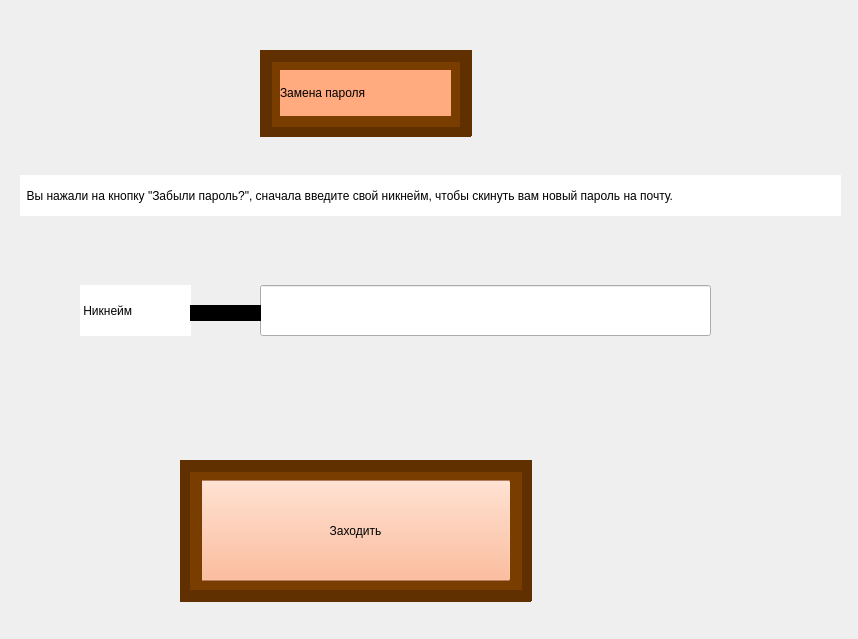
<?xml version="1.0" encoding="UTF-8"?>
<ui version="4.0">
 <class>Form</class>
 <widget class="QWidget" name="Form">
  <property name="geometry">
   <rect>
    <x>0</x>
    <y>0</y>
    <width>858</width>
    <height>639</height>
   </rect>
  </property>
  <property name="windowTitle">
   <string>Form</string>
  </property>
  <widget class="QLabel" name="label_95">
   <property name="geometry">
    <rect>
     <x>260</x>
     <y>125</y>
     <width>211</width>
     <height>12</height>
    </rect>
   </property>
   <property name="styleSheet">
    <string notr="true">background-color: rgb(97, 48, 0);</string>
   </property>
   <property name="text">
    <string/>
   </property>
  </widget>
  <widget class="QLabel" name="label_94">
   <property name="geometry">
    <rect>
     <x>270</x>
     <y>115</y>
     <width>191</width>
     <height>12</height>
    </rect>
   </property>
   <property name="styleSheet">
    <string notr="true">background-color: rgb(122, 61, 0);</string>
   </property>
   <property name="text">
    <string/>
   </property>
  </widget>
  <widget class="QLabel" name="label_93">
   <property name="geometry">
    <rect>
     <x>270</x>
     <y>60</y>
     <width>12</width>
     <height>58</height>
    </rect>
   </property>
   <property name="styleSheet">
    <string notr="true">background-color: rgb(122, 61, 0);</string>
   </property>
   <property name="text">
    <string/>
   </property>
  </widget>
  <widget class="QLabel" name="label_96">
   <property name="geometry">
    <rect>
     <x>460</x>
     <y>50</y>
     <width>12</width>
     <height>86</height>
    </rect>
   </property>
   <property name="styleSheet">
    <string notr="true">background-color: rgb(97, 48, 0);</string>
   </property>
   <property name="text">
    <string/>
   </property>
  </widget>
  <widget class="QLabel" name="label_92">
   <property name="geometry">
    <rect>
     <x>450</x>
     <y>60</y>
     <width>12</width>
     <height>66</height>
    </rect>
   </property>
   <property name="styleSheet">
    <string notr="true">background-color: rgb(122, 61, 0);</string>
   </property>
   <property name="text">
    <string/>
   </property>
  </widget>
  <widget class="QLabel" name="label_98">
   <property name="geometry">
    <rect>
     <x>260</x>
     <y>50</y>
     <width>12</width>
     <height>86</height>
    </rect>
   </property>
   <property name="styleSheet">
    <string notr="true">background-color: rgb(97, 48, 0);</string>
   </property>
   <property name="text">
    <string/>
   </property>
  </widget>
  <widget class="QLabel" name="label_91">
   <property name="geometry">
    <rect>
     <x>270</x>
     <y>60</y>
     <width>181</width>
     <height>12</height>
    </rect>
   </property>
   <property name="styleSheet">
    <string notr="true">background-color: rgb(122, 61, 0);</string>
   </property>
   <property name="text">
    <string/>
   </property>
  </widget>
  <widget class="QLabel" name="label_68">
   <property name="geometry">
    <rect>
     <x>280</x>
     <y>70</y>
     <width>171</width>
     <height>46</height>
    </rect>
   </property>
   <property name="styleSheet">
    <string notr="true">background-color: rgb(255, 170, 127);
font: 25pt &quot;Bahnschrift Condensed&quot;;</string>
   </property>
   <property name="text">
    <string>Замена пароля</string>
   </property>
  </widget>
  <widget class="QLabel" name="label_97">
   <property name="geometry">
    <rect>
     <x>260</x>
     <y>50</y>
     <width>201</width>
     <height>12</height>
    </rect>
   </property>
   <property name="styleSheet">
    <string notr="true">background-color: rgb(97, 48, 0);</string>
   </property>
   <property name="text">
    <string/>
   </property>
  </widget>
  <widget class="QLabel" name="label_5">
   <property name="geometry">
    <rect>
     <x>20</x>
     <y>175</y>
     <width>821</width>
     <height>41</height>
    </rect>
   </property>
   <property name="styleSheet">
    <string notr="true">background-color: rgb(255, 255, 255);
font: 16pt &quot;Bahnschrift Condensed&quot;;</string>
   </property>
   <property name="text">
    <string>  Вы нажали на кнопку &quot;Забыли пароль?&quot;, сначала введите свой никнейм, чтобы скинуть вам новый пароль на почту.</string>
   </property>
  </widget>
  <widget class="QLabel" name="label_74">
   <property name="geometry">
    <rect>
     <x>200</x>
     <y>470</y>
     <width>321</width>
     <height>12</height>
    </rect>
   </property>
   <property name="styleSheet">
    <string notr="true">background-color: rgb(122, 61, 0);</string>
   </property>
   <property name="text">
    <string/>
   </property>
  </widget>
  <widget class="QLabel" name="label_77">
   <property name="geometry">
    <rect>
     <x>520</x>
     <y>460</y>
     <width>12</width>
     <height>141</height>
    </rect>
   </property>
   <property name="styleSheet">
    <string notr="true">background-color: rgb(97, 48, 0);</string>
   </property>
   <property name="text">
    <string/>
   </property>
  </widget>
  <widget class="QPushButton" name="pushButton_2">
   <property name="geometry">
    <rect>
     <x>200</x>
     <y>480</y>
     <width>311</width>
     <height>101</height>
    </rect>
   </property>
   <property name="styleSheet">
    <string notr="true">font: 57 22pt &quot;Bahnschrift Condensed&quot;;
background-color: rgb(255, 170, 127);</string>
   </property>
   <property name="text">
    <string>Заходить</string>
   </property>
  </widget>
  <widget class="QLabel" name="label_80">
   <property name="geometry">
    <rect>
     <x>180</x>
     <y>460</y>
     <width>12</width>
     <height>141</height>
    </rect>
   </property>
   <property name="styleSheet">
    <string notr="true">background-color: rgb(97, 48, 0);</string>
   </property>
   <property name="text">
    <string/>
   </property>
  </widget>
  <widget class="QLabel" name="label_70">
   <property name="geometry">
    <rect>
     <x>510</x>
     <y>470</y>
     <width>12</width>
     <height>121</height>
    </rect>
   </property>
   <property name="styleSheet">
    <string notr="true">background-color: rgb(122, 61, 0);</string>
   </property>
   <property name="text">
    <string/>
   </property>
  </widget>
  <widget class="QLabel" name="label_71">
   <property name="geometry">
    <rect>
     <x>190</x>
     <y>470</y>
     <width>12</width>
     <height>121</height>
    </rect>
   </property>
   <property name="styleSheet">
    <string notr="true">background-color: rgb(122, 61, 0);</string>
   </property>
   <property name="text">
    <string/>
   </property>
  </widget>
  <widget class="QLabel" name="label_78">
   <property name="geometry">
    <rect>
     <x>180</x>
     <y>590</y>
     <width>351</width>
     <height>12</height>
    </rect>
   </property>
   <property name="styleSheet">
    <string notr="true">background-color: rgb(97, 48, 0);</string>
   </property>
   <property name="text">
    <string/>
   </property>
  </widget>
  <widget class="QLabel" name="label_73">
   <property name="geometry">
    <rect>
     <x>190</x>
     <y>580</y>
     <width>331</width>
     <height>12</height>
    </rect>
   </property>
   <property name="styleSheet">
    <string notr="true">background-color: rgb(122, 61, 0);</string>
   </property>
   <property name="text">
    <string/>
   </property>
  </widget>
  <widget class="QLabel" name="label_79">
   <property name="geometry">
    <rect>
     <x>180</x>
     <y>460</y>
     <width>351</width>
     <height>12</height>
    </rect>
   </property>
   <property name="styleSheet">
    <string notr="true">background-color: rgb(97, 48, 0);</string>
   </property>
   <property name="text">
    <string/>
   </property>
  </widget>
  <widget class="QLineEdit" name="lineEdit_3">
   <property name="geometry">
    <rect>
     <x>260</x>
     <y>285</y>
     <width>451</width>
     <height>51</height>
    </rect>
   </property>
   <property name="styleSheet">
    <string notr="true">font: 25pt &quot;Bahnschrift Condensed&quot;;</string>
   </property>
  </widget>
  <widget class="QLabel" name="label_8">
   <property name="geometry">
    <rect>
     <x>80</x>
     <y>285</y>
     <width>111</width>
     <height>51</height>
    </rect>
   </property>
   <property name="styleSheet">
    <string notr="true">background-color: rgb(255, 255, 255);
font: 25pt &quot;Bahnschrift Condensed&quot;;</string>
   </property>
   <property name="text">
    <string> Никнейм</string>
   </property>
  </widget>
  <widget class="QLabel" name="label_9">
   <property name="geometry">
    <rect>
     <x>190</x>
     <y>305</y>
     <width>71</width>
     <height>16</height>
    </rect>
   </property>
   <property name="styleSheet">
    <string notr="true">background-color: rgb(0, 0, 0);</string>
   </property>
   <property name="text">
    <string>Авторизация</string>
   </property>
  </widget>
  <zorder>label_92</zorder>
  <zorder>label_73</zorder>
  <zorder>label_91</zorder>
  <zorder>label_95</zorder>
  <zorder>label_94</zorder>
  <zorder>label_93</zorder>
  <zorder>label_96</zorder>
  <zorder>label_98</zorder>
  <zorder>label_68</zorder>
  <zorder>label_97</zorder>
  <zorder>label_5</zorder>
  <zorder>label_74</zorder>
  <zorder>label_77</zorder>
  <zorder>pushButton_2</zorder>
  <zorder>label_80</zorder>
  <zorder>label_70</zorder>
  <zorder>label_71</zorder>
  <zorder>label_78</zorder>
  <zorder>label_79</zorder>
  <zorder>lineEdit_3</zorder>
  <zorder>label_8</zorder>
  <zorder>label_9</zorder>
 </widget>
 <resources/>
 <connections/>
</ui>
